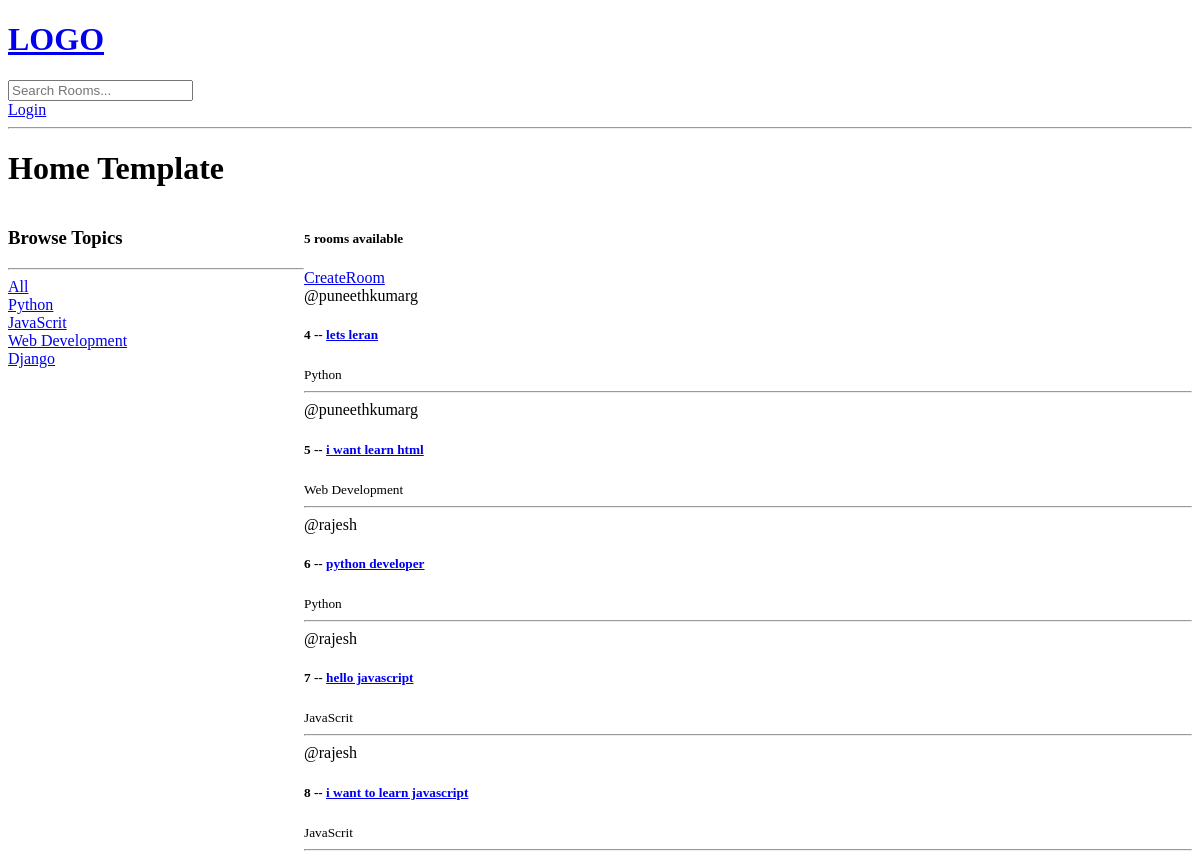
Before: / with the older database file.
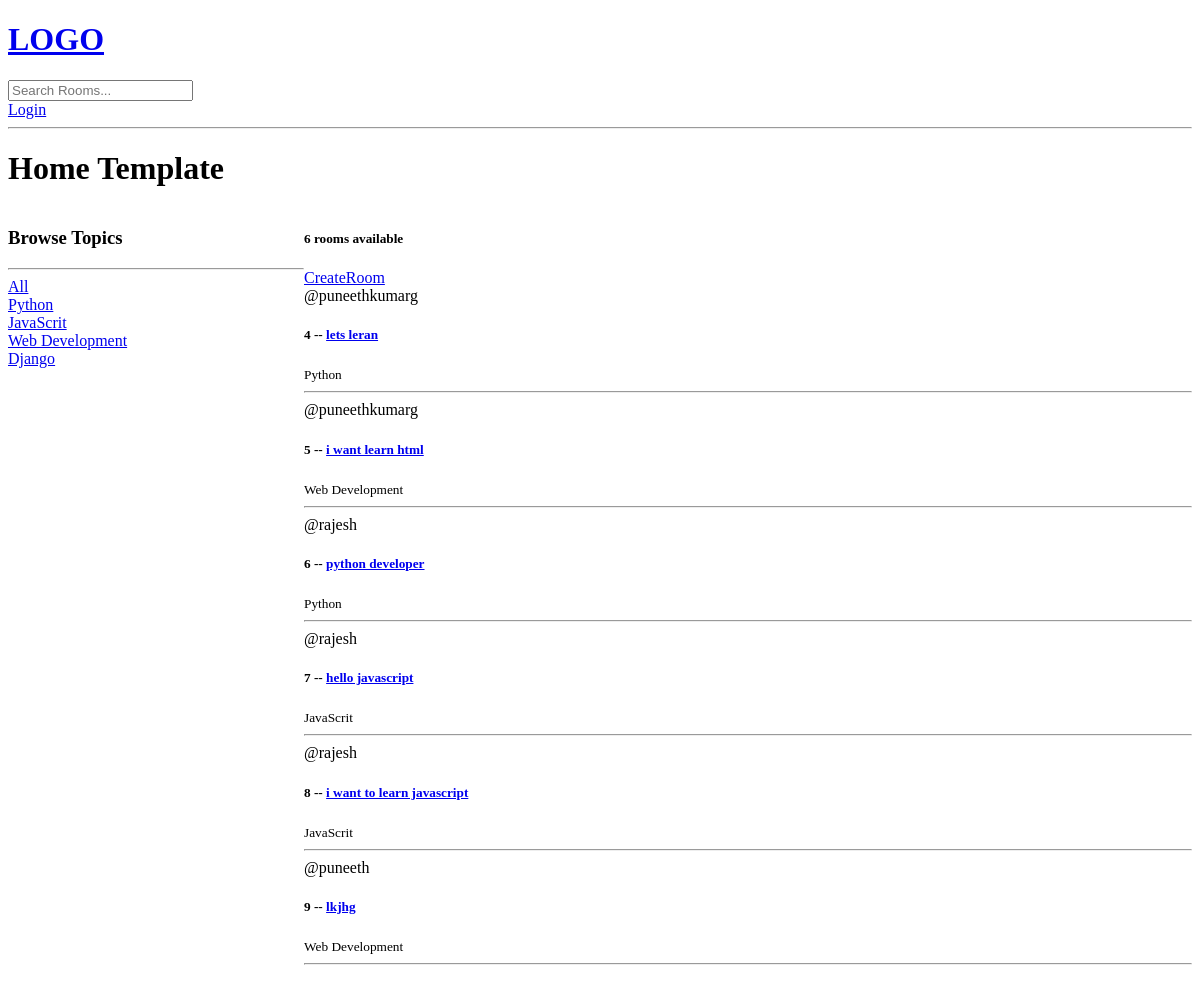
After: the same page with the newer database file.
### base/models.py (models this page shows, shortened)
class Topic(models.Model):
    name = models.CharField(max_length=200)
    def __str__(self) -> str:
        return self.name

class Room(models.Model):
    host = models.ForeignKey(User,on_delete=models.SET_NULL,null=True)
    topic = models.ForeignKey('Topic',on_delete=models.SET_NULL,null=True)
    name = models.CharField(max_length=280)
    description = models.TextField(null=True, blank=True)
    updated = models.DateTimeField(auto_now=True)
    created = models.DateTimeField(auto_now_add=True)
    class Meta:
        ordering = ['created','updated']

### base/views.py (the view)
# urls.py: path('',views.home,name="home"),
def home(request):
    q = request.GET.get('q') if request.GET.get('q') != None else ''
    rooms  = Room.objects.filter(
        Q(topic__name__icontains = q)|
        Q(name__icontains = q)|
        Q(host__username__icontains = q)|
        Q(description__icontains = q)
        )
    topics = Topic.objects.all()
    rooms_count = rooms .count()
    context = {
        "rooms":rooms,
        "topics":topics,
        "rooms_count":rooms_count,
        }
    return render(request,'base/home.html',context)

### base/templates/base/home.html (shortened to what this page needs)
{% extends "main.html" %} {% block content %}
<h1>Home Template</h1>
<div class="home-container">
  <div>
    <h3>Browse Topics</h3>
    <hr />
    <div>
      <a href="{% url 'home' %}">All</a>
    </div>
    {% for topic in topics%}
    <div><a href="{% url 'home'%}?q={{topic.name}}">{{topic}}</a></div>
    {% endfor %}
  </div>
  <div>
    <h5>{{rooms_count}} rooms available</h5>
    <a href="{% url 'createRoom' %}">CreateRoom</a>
    <div>
      {% for room in rooms %}
      <div>
        <span>@{{ room.host.username }}</span>
        <h5>
          {{room.id}} -- <a href="{% url 'room' room.id %}"> {{room.name}}</a>
        </h5>
        <small>{{room.topic.name}}</small>
        <hr />
      </div>
      {% endfor %}
    </div>
  </div>
</div>
{% endblock content %}

Changed rows visible on the page:
added Room: host.username "puneeth", id "9", name "lkjhg", topic.name "Web Development"
Other visible differences:
{{ rooms_count }}: "5" → "6"
